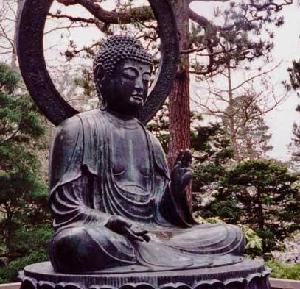
//> input picture BRUCE_BANER.png, 300 x 289 px
$ ./EjemploBase   (built with g++ and OpenCV 4)
//> lines starting //> are read from the running program, lines starting //| are printed output that depends on the picture; after the words box and inside, x2 and y2 are one past the last pixel; in counts of white or black regions, pixels touching at a corner belong together

#include <iostream>
#include <cstdlib>
#include <opencv2/core/core.hpp>           // Contiene las definiciones base de matrices y estructuras
#include <opencv2/highgui/highgui.hpp>     // Interfaz gráfica de usuario
#include <opencv2/imgproc/imgproc.hpp>     // Procesamiento de imágenes
#include <opencv2/imgcodecs/imgcodecs.hpp> // Códecs para leer los distintos formatos de imágenes (JPG, PNG, etc.)
#include <opencv2/video/video.hpp>         // Lectura de vídeos
#include <opencv2/videoio/videoio.hpp>     // Lectura y escritura de videos

using namespace std;
using namespace cv;
Mat resta;
Mat resultado;
Mat negativo;
Mat negativo1;
Mat nueba;

int main(int argc, char *argv[])
{
    namedWindow("Original", WINDOW_AUTOSIZE);
    namedWindow("Ejercicio", WINDOW_AUTOSIZE);
    namedWindow("Resultado", WINDOW_AUTOSIZE);

    Mat imagen = imread("./BRUCE_BANER.png");
//> imagen is the input picture: 289 rows x 300 cols, CV_8UC3; mean B, G, R 98.6, 95.1, 109.6
    Mat imagen2 = imread("./BRUCE_BANER2.png");
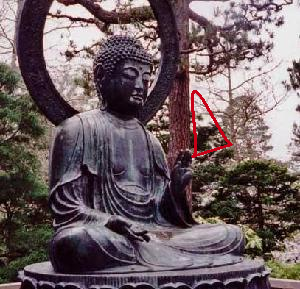
//> input picture BRUCE_BANER2.png, 300 x 289 px
//> imagen2 is the input picture: 289 rows x 300 cols, CV_8UC3; mean B, G, R 98, 94.3, 109.9

    absdiff(imagen2, imagen, resta);
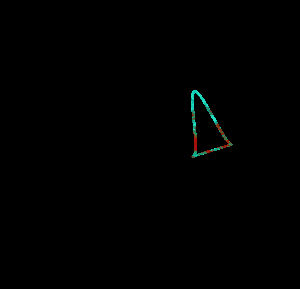
//> resta: 289 rows x 300 cols, CV_8UC3; mean B, G, R 0.6, 0.8, 0.4
    nueba = Mat::zeros(imagen.size(), imagen.type());
    for (int i = 0; i < resta.rows; i++)
    {

        for (int j = 0; j < resta.cols; j++)
        {

            int pixelb = resta.at<Vec3b>(i, j)[0];
            int pixelg = resta.at<Vec3b>(i, j)[1];
            int pixelr = resta.at<Vec3b>(i, j)[2];

            if (pixelb > 0)
            {
                int limite;

                for (int x = j; x < imagen.cols; x++)
                {
                    if (resta.at<Vec3b>(i, x)[0] > 0)
                    {
                        limite = x;
                    }
                }
                for (int x = j; x < limite; x++)
                {
                    nueba.at<Vec3b>(i, x)[0] = 255;
                    nueba.at<Vec3b>(i, x)[1] = 255;
                    nueba.at<Vec3b>(i, x)[2] = 255;
                }
            }
        }
    }
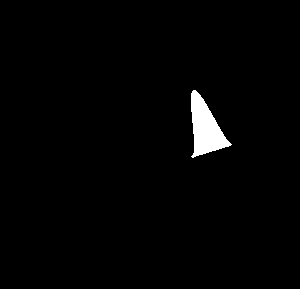
//> nueba: 289 rows x 300 cols, CV_8UC3; 1.7% white; 1 white region, box (x1, y1, x2, y2) and area: (191, 90, 232, 158) 1441
    cvtColor(nueba,nueba,COLOR_RGB2GRAY);

    Mat src = imagen.clone();
    Mat mask = nueba.clone();
    Mat roi = src(Rect(0, 0,300,289));

    for (int i = 0; i < roi.rows; i++)
    {
        Vec3b *imgrow = roi.ptr<Vec3b>(i);
        uchar *mskrow = mask.ptr<uchar>(i);

        for (int j = 0; j < roi.cols; j++)
        {
            // verificar si el pixel esta dentro de la mascara
            if (mskrow[j] >= 1)
            {
                int pixelb = imagen.at<Vec3b>(i, j)[0];
                int pixelg = imagen.at<Vec3b>(i, j)[1];
                int pixelr = imagen.at<Vec3b>(i, j)[2];

                imgrow[j][0] =255-pixelb;
                imgrow[j][1] = 255-pixelg;
                imgrow[j][2] = 255-pixelr;
            }
        }
    }
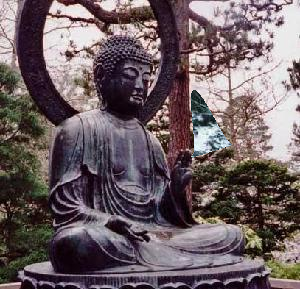
//> roi: 289 rows x 300 cols, CV_8UC3; 1.66% of pixels changed, all inside (x1, y1, x2, y2) = (191, 90, 232, 158)

    imshow("Original", imagen);
    imshow("Resultado", src);
    imshow("Ejercicio", imagen2);

    waitKey();
    destroyAllWindows();

    return 0;
}
